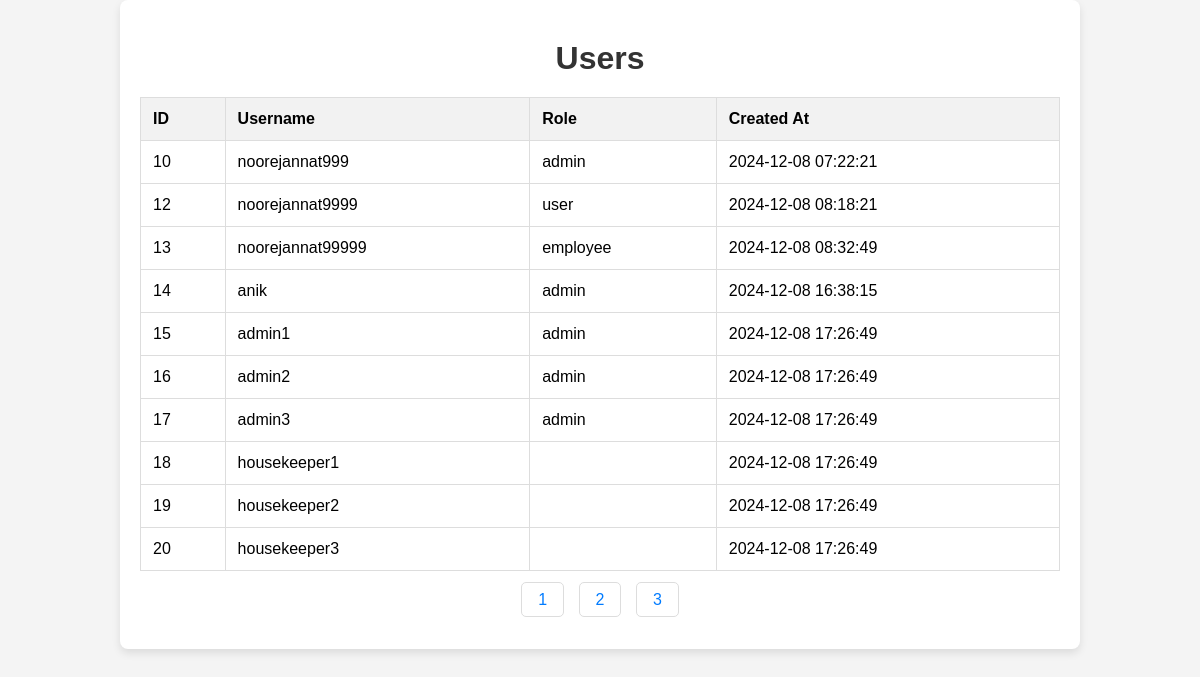
/php/view_users.php, run on the app's committed database.
### tables this page shows
CREATE TABLE `users` (
  `id` int(11) NOT NULL,
  `username` varchar(100) NOT NULL,
  `created_at` timestamp NOT NULL DEFAULT current_timestamp(),
  `full_name` varchar(255) NOT NULL,
  `email` varchar(255) NOT NULL,
  `phone_number` varchar(20) NOT NULL,
  `address` text NOT NULL,
  `referral_code` varchar(50) DEFAULT NULL,
  `password` varchar(255) NOT NULL,
  `role` enum('admin','user','employee') DEFAULT 'user'
);

### php/view_users.php (the view, shortened to what this page needs)
<?php
include('db_config.php');
$limit = 10;
$page = isset($_GET['page']) ? $_GET['page'] : 1;
$offset = ($page - 1) * $limit;
$sql = "SELECT COUNT(*) AS total FROM users";
$result = $conn->query($sql);
$row = $result->fetch_assoc();
$total_records = $row['total'];
$total_pages = ceil($total_records / $limit);
$sql = "SELECT * FROM users LIMIT $limit OFFSET $offset";
$result = $conn->query($sql);
?>
<!DOCTYPE html>
<html lang="en">
<head>
    <link rel="stylesheet" href="css/styles.css">
</head>
<body>
    <div class="container">
        <h1>Users</h1>
        <table>
            <tr>
                <th>ID</th>
                <th>Username</th>
                <th>Role</th>
                <th>Created At</th>
            </tr>
            <?php while ($row = $result->fetch_assoc()): ?>
            <tr>
                <td><?= $row['id'] ?></td>
                <td><?= $row['username'] ?></td>
                <td><?= $row['role'] ?></td>
                <td><?= $row['created_at'] ?></td>
            </tr>
            <?php endwhile; ?>
        </table>
        <div class="pagination">
            <?php
            for ($i = 1; $i <= $total_pages; $i++) {
                echo "<a href='view_users.php?page=$i'>$i</a> ";
            }
            ?>
        </div>
    </div>
</body>
</html>

### css/styles.css (style rules this page uses)
* { margin: 0; padding: 0; box-sizing: border-box; }
body { font-family: Arial, sans-serif; background-color: #f4f4f4; margin: 0; padding: 0; display: flex; flex-direction: column; align-items: center; }
.container { width: 80%; margin: 20px auto; padding: 20px; background-color: #fff; border-radius: 8px; box-shadow: 0 4px 8px rgba(0, 0, 0, 0.1); }
table { width: 100%; margin: 20px 0; border-collapse: collapse; }
table, th, td { border: 1px solid #ddd; }
th, td { padding: 12px; text-align: left; }
th { background-color: #f2f2f2; }
.pagination { text-align: center; margin-top: 20px; }
.pagination a { color: #007BFF; margin: 0 5px; text-decoration: none; padding: 8px 16px; border: 1px solid #ddd; border-radius: 5px; }
.container { width: 80%; max-width: 1200px; margin: 0 auto; padding: 40px 20px; }
.container h1, .container p { text-align: center; margin: 0 auto; }
.container h1 { font-size: 32px; color: #333; margin-bottom: 20px; }

### data on the page
users: id "10", username "noorejannat999", role "admin", created_at "2024-12-08 07:22:21"
users: id "12", username "noorejannat9999", role "user", created_at "2024-12-08 08:18:21"
users: id "13", username "noorejannat99999", role "employee", created_at "2024-12-08 08:32:49"
users: id "14", username "anik", role "admin", created_at "2024-12-08 16:38:15"
users: id "15", username "admin1", role "admin", created_at "2024-12-08 17:26:49"
users: id "16", username "admin2", role "admin", created_at "2024-12-08 17:26:49"
users: id "17", username "admin3", role "admin", created_at "2024-12-08 17:26:49"
users: id "18", username "housekeeper1", created_at "2024-12-08 17:26:49"
users: id "19", username "housekeeper2", created_at "2024-12-08 17:26:49"
users: id "20", username "housekeeper3", created_at "2024-12-08 17:26:49"
